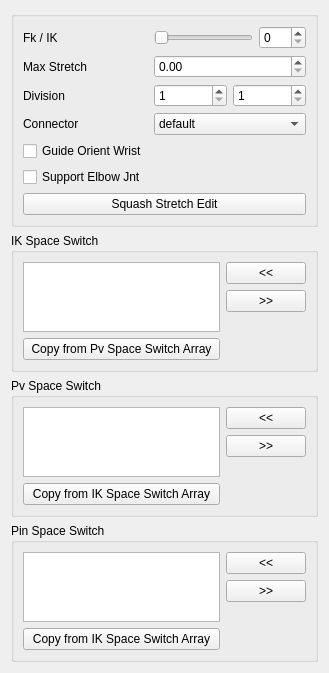
<?xml version="1.0" encoding="UTF-8"?>
<ui version="4.0">
 <class>Form</class>
 <widget class="QWidget" name="Form">
  <property name="geometry">
   <rect>
    <x>0</x>
    <y>0</y>
    <width>329</width>
    <height>633</height>
   </rect>
  </property>
  <property name="windowTitle">
   <string>Form</string>
  </property>
  <layout class="QVBoxLayout" name="verticalLayout">
   <item>
    <widget class="QGroupBox" name="groupBox">
     <property name="title">
      <string/>
     </property>
     <layout class="QGridLayout" name="gridLayout">
      <item row="2" column="0">
       <widget class="QLabel" name="label_3">
        <property name="text">
         <string>Division</string>
        </property>
       </widget>
      </item>
      <item row="5" column="1" colspan="2">
       <widget class="QComboBox" name="connector_comboBox">
        <item>
         <property name="text">
          <string>default</string>
         </property>
        </item>
        <item>
         <property name="text">
          <string>clavicle_01</string>
         </property>
        </item>
       </widget>
      </item>
      <item row="1" column="0">
       <widget class="QLabel" name="label_2">
        <property name="text">
         <string>Max Stretch</string>
        </property>
       </widget>
      </item>
      <item row="0" column="0">
       <widget class="QLabel" name="label">
        <property name="text">
         <string>Fk / IK</string>
        </property>
       </widget>
      </item>
      <item row="0" column="1">
       <widget class="QSlider" name="fk_ik_horizontalSlider">
        <property name="maximum">
         <number>100</number>
        </property>
        <property name="orientation">
         <enum>Qt::Horizontal</enum>
        </property>
       </widget>
      </item>
      <item row="8" column="0" colspan="3">
       <widget class="QPushButton" name="squash_stretch_pushButton">
        <property name="text">
         <string>Squash Stretch Edit</string>
        </property>
       </widget>
      </item>
      <item row="1" column="1" colspan="2">
       <widget class="QDoubleSpinBox" name="max_stretch_doubleSpinBox"/>
      </item>
      <item row="7" column="0">
       <widget class="QCheckBox" name="support_elbow_jnt_checkBox">
        <property name="text">
         <string>Support Elbow Jnt</string>
        </property>
       </widget>
      </item>
      <item row="0" column="2">
       <widget class="QSpinBox" name="fk_ik_spinBox">
        <property name="maximum">
         <number>100</number>
        </property>
       </widget>
      </item>
      <item row="2" column="1" colspan="2">
       <layout class="QHBoxLayout" name="horizontalLayout">
        <item>
         <widget class="QSpinBox" name="upper_division_spinBox">
          <property name="sizePolicy">
           <sizepolicy hsizetype="Expanding" vsizetype="Fixed">
            <horstretch>0</horstretch>
            <verstretch>0</verstretch>
           </sizepolicy>
          </property>
          <property name="minimum">
           <number>1</number>
          </property>
         </widget>
        </item>
        <item>
         <widget class="QSpinBox" name="lower_division_spinBox">
          <property name="sizePolicy">
           <sizepolicy hsizetype="Expanding" vsizetype="Fixed">
            <horstretch>0</horstretch>
            <verstretch>0</verstretch>
           </sizepolicy>
          </property>
          <property name="minimum">
           <number>1</number>
          </property>
         </widget>
        </item>
       </layout>
      </item>
      <item row="5" column="0">
       <widget class="QLabel" name="label_4">
        <property name="text">
         <string>Connector</string>
        </property>
       </widget>
      </item>
      <item row="6" column="0">
       <widget class="QCheckBox" name="guide_orient_wrist_checkBox">
        <property name="text">
         <string>Guide Orient Wrist</string>
        </property>
       </widget>
      </item>
     </layout>
    </widget>
   </item>
   <item>
    <widget class="QGroupBox" name="groupBox_4">
     <property name="title">
      <string>IK Space Switch</string>
     </property>
     <layout class="QGridLayout" name="gridLayout_4">
      <item row="2" column="1" rowspan="2">
       <spacer name="verticalSpacer_2">
        <property name="orientation">
         <enum>Qt::Vertical</enum>
        </property>
        <property name="sizeHint" stdset="0">
         <size>
          <width>20</width>
          <height>100</height>
         </size>
        </property>
       </spacer>
      </item>
      <item row="3" column="0">
       <widget class="QPushButton" name="pv_to_ik_space_switch_pushButton">
        <property name="text">
         <string>Copy from Pv Space Switch Array</string>
        </property>
       </widget>
      </item>
      <item row="0" column="1">
       <widget class="QPushButton" name="ik_space_switch_add_pushButton">
        <property name="text">
         <string>&lt;&lt;</string>
        </property>
       </widget>
      </item>
      <item row="1" column="1">
       <widget class="QPushButton" name="ik_space_switch_remove_pushButton">
        <property name="text">
         <string>&gt;&gt;</string>
        </property>
       </widget>
      </item>
      <item row="0" column="0" rowspan="3">
       <widget class="QListWidget" name="ik_space_switch_listWidget">
        <property name="sizePolicy">
         <sizepolicy hsizetype="Expanding" vsizetype="Maximum">
          <horstretch>0</horstretch>
          <verstretch>0</verstretch>
         </sizepolicy>
        </property>
       </widget>
      </item>
     </layout>
    </widget>
   </item>
   <item>
    <widget class="QGroupBox" name="groupBox_5">
     <property name="title">
      <string>Pv Space Switch</string>
     </property>
     <layout class="QGridLayout" name="gridLayout_5">
      <item row="0" column="0" rowspan="3">
       <widget class="QListWidget" name="pv_space_switch_listWidget">
        <property name="sizePolicy">
         <sizepolicy hsizetype="Expanding" vsizetype="Maximum">
          <horstretch>0</horstretch>
          <verstretch>0</verstretch>
         </sizepolicy>
        </property>
       </widget>
      </item>
      <item row="1" column="1">
       <widget class="QPushButton" name="pv_space_switch_remove_pushButton">
        <property name="text">
         <string>&gt;&gt;</string>
        </property>
       </widget>
      </item>
      <item row="0" column="1">
       <widget class="QPushButton" name="pv_space_switch_add_pushButton">
        <property name="text">
         <string>&lt;&lt;</string>
        </property>
       </widget>
      </item>
      <item row="3" column="0">
       <widget class="QPushButton" name="ik_to_pv_space_switch_pushButton">
        <property name="text">
         <string>Copy from IK Space Switch Array</string>
        </property>
       </widget>
      </item>
      <item row="2" column="1" rowspan="2">
       <spacer name="verticalSpacer_3">
        <property name="orientation">
         <enum>Qt::Vertical</enum>
        </property>
        <property name="sizeHint" stdset="0">
         <size>
          <width>20</width>
          <height>100</height>
         </size>
        </property>
       </spacer>
      </item>
     </layout>
    </widget>
   </item>
   <item>
    <widget class="QGroupBox" name="groupBox_6">
     <property name="title">
      <string>Pin Space Switch</string>
     </property>
     <layout class="QGridLayout" name="gridLayout_6">
      <item row="1" column="1">
       <widget class="QPushButton" name="pin_space_switch_remove_pushButton">
        <property name="text">
         <string>&gt;&gt;</string>
        </property>
       </widget>
      </item>
      <item row="0" column="1">
       <widget class="QPushButton" name="pin_space_switch_add_pushButton">
        <property name="text">
         <string>&lt;&lt;</string>
        </property>
       </widget>
      </item>
      <item row="0" column="0" rowspan="3">
       <widget class="QListWidget" name="pin_space_switch_listWidget">
        <property name="sizePolicy">
         <sizepolicy hsizetype="Expanding" vsizetype="Maximum">
          <horstretch>0</horstretch>
          <verstretch>0</verstretch>
         </sizepolicy>
        </property>
       </widget>
      </item>
      <item row="3" column="0">
       <widget class="QPushButton" name="ik_to_pin_space_switch_pushButton">
        <property name="text">
         <string>Copy from IK Space Switch Array</string>
        </property>
       </widget>
      </item>
      <item row="2" column="1" rowspan="2">
       <spacer name="verticalSpacer_4">
        <property name="orientation">
         <enum>Qt::Vertical</enum>
        </property>
        <property name="sizeHint" stdset="0">
         <size>
          <width>20</width>
          <height>100</height>
         </size>
        </property>
       </spacer>
      </item>
     </layout>
    </widget>
   </item>
  </layout>
 </widget>
 <resources/>
 <connections>
  <connection>
   <sender>fk_ik_horizontalSlider</sender>
   <signal>valueChanged(int)</signal>
   <receiver>fk_ik_spinBox</receiver>
   <slot>setValue(int)</slot>
   <hints>
    <hint type="sourcelabel">
     <x>206</x>
     <y>29</y>
    </hint>
    <hint type="destinationlabel">
     <x>289</x>
     <y>29</y>
    </hint>
   </hints>
  </connection>
  <connection>
   <sender>fk_ik_spinBox</sender>
   <signal>valueChanged(int)</signal>
   <receiver>fk_ik_horizontalSlider</receiver>
   <slot>setValue(int)</slot>
   <hints>
    <hint type="sourcelabel">
     <x>289</x>
     <y>29</y>
    </hint>
    <hint type="destinationlabel">
     <x>206</x>
     <y>29</y>
    </hint>
   </hints>
  </connection>
 </connections>
</ui>
